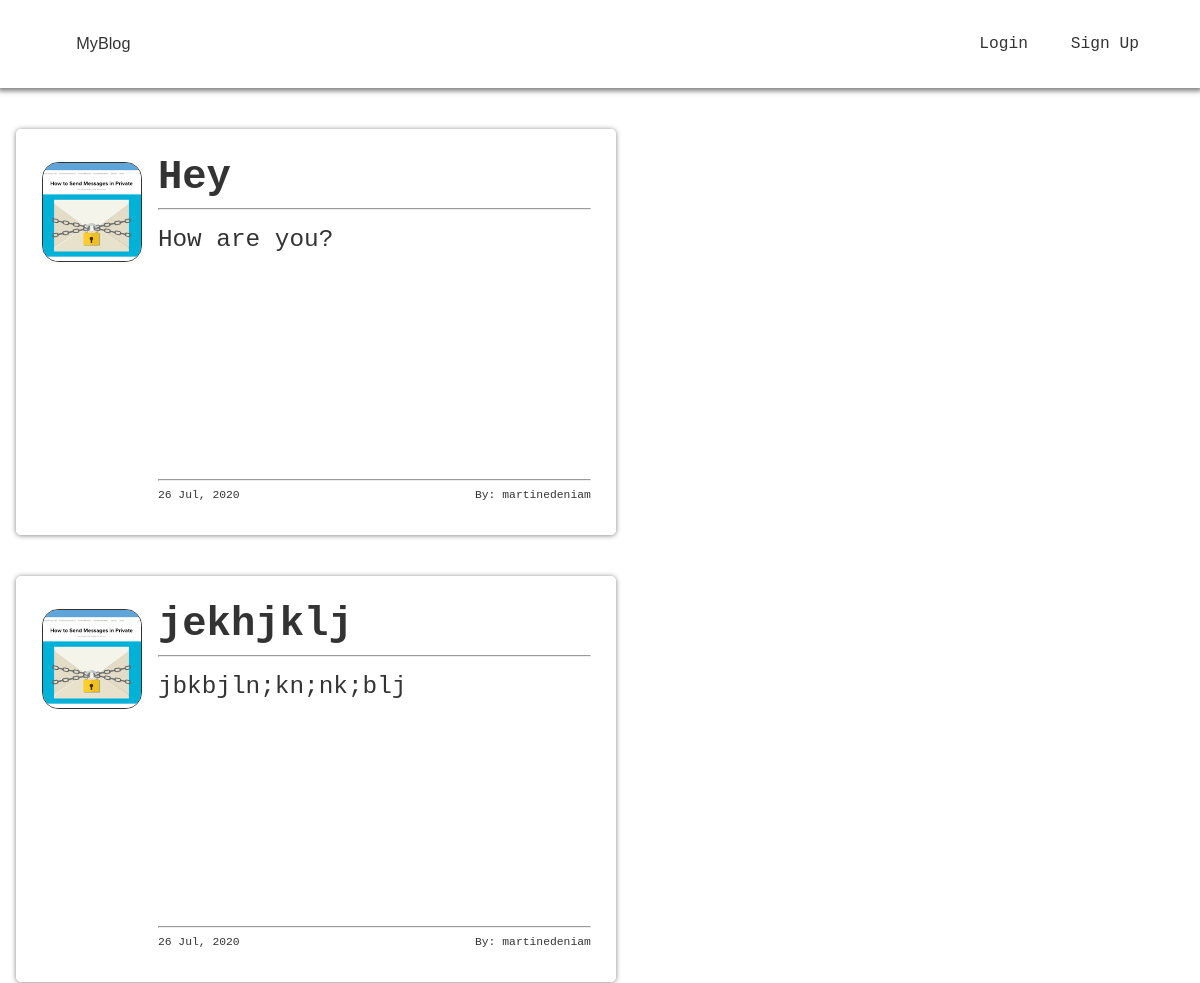
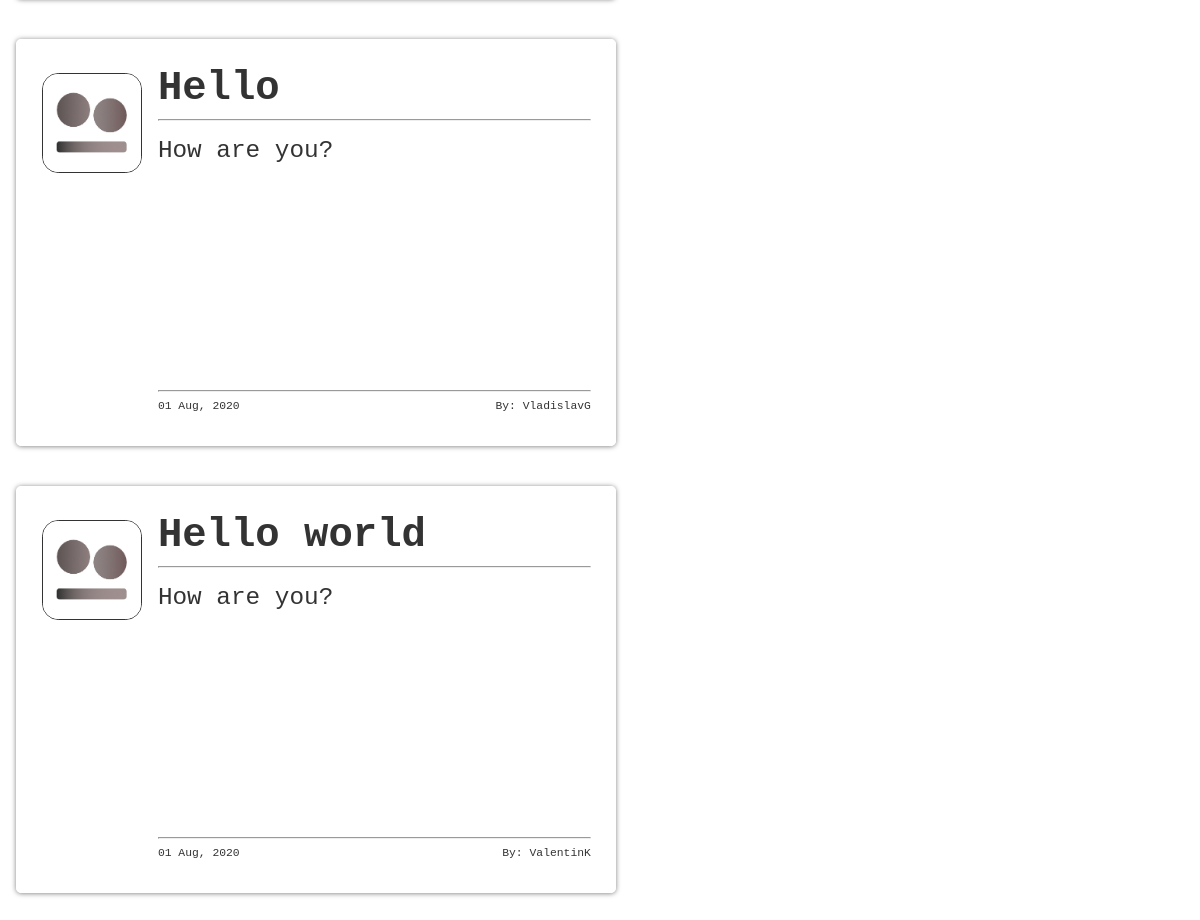
The page / on the database its author committed (2 pictures, top to bottom).
### posts/models.py (models this page shows, shortened)
class post(models.Model):
    title = models.CharField(max_length=100)
    content = models.TextField()
    date_posted = models.DateTimeField(default=timezone.now)
    author = models.ForeignKey(User, on_delete=models.CASCADE)

### users/models.py (models this page shows, shortened)
class profile(models.Model):
    user = models.OneToOneField(User, on_delete=models.CASCADE)
    image = models.ImageField(default="default.jpg", upload_to="profiles_pics")

### posts/views.py (the view)
# urls.py: path('', homePage, name='posts-home'),
def homePage(request):
    template_name = "posts/home.html"
    context = {'posts': post.objects.all()}
    return render(request, template_name, context)

### posts/templates/posts/home.html (shortened to what this page needs)
{% extends "posts/base.html" %} {% block content %}  {% for post in posts %}
<div class="post-container">
  <img src="{{ post.author.profile.image.url }}" alt="" class="post-picture" />
  <div class="posts">
    <h2 class="post-title">{{ post.title }}</h2>
    <hr />
    <p class="post-content">{{ post.content }}</p>
    <hr />
    <div class="post-footer">
      <p class="post-date">{{ post.date_posted|date:'d M, Y'}}</p>
      <p class="post-author">By: {{ post.author }}</p>
    </div>
  </div>
</div>
{% endfor %} {% endblock content %}

### posts/templates/posts/base.html (shortened to what this page needs)
{% load static %}
<!DOCTYPE html>
<html lang="en">
  <head>
    <link rel="stylesheet" href="{% static 'posts/general.css' %}" />
  </head>
  <body>
    <header>
      <nav>
        <div id="logo-div">
          <a id="logo-a" href="{% url 'posts-home' %}">MyBlog</a>
        </div>
        <ul class="nav-links">
          {% if user.is_authenticated %}
          <li class="nav-link">
            <a class="nav-link-a" href="{% url 'users-profile' %}">Profile</a>
          </li>
          <li class="nav-link">
            <a class="nav-link-a" href="{% url 'logout' %}">Log out</a>
          </li>
          {% else %}
          <li class="nav-link">
            <a class="nav-link-a" href="{% url 'login' %}">Login</a>
          </li>
          <li class="nav-link">
            <a class="nav-link-a" href="{% url 'users-register' %}">Sign Up</a>
          </li>
          {% endif %}
        </ul>
      </nav>
    </header>
    <main>
      {% block content %} {% endblock content %}
    </main>
  </body>
</html>

### posts/static/posts/general.css (style rules this page uses)
* { -webkit-box-sizing: border-box; box-sizing: border-box; padding: 0; margin: 0; font-family: monospace; }
html { font-size: 62.5%; }
main { overflow: hidden; }
header { min-height: 11vh; position: -webkit-sticky; position: sticky; top: 0; left: 0; background: white; padding: 2rem 0rem; width: 100%; display: -webkit-box; display: -ms-flexbox; display: flex; -webkit-box-orient: horizontal; -webkit-box-direction: normal; -ms-flex-direction: row; flex-direction: row; -webkit-box-pack: center; -ms-flex-pack: center; justify-content: center; -webkit-box-align: center; -ms-flex-align: center; align-items: center; -webkit-box-shadow: 0px 1px 5px 2px rgba(0, 0, 0, 0.5); box-shadow: 0px 1px 5px 2px rgba(0, 0, 0, 0.5); }
nav { display: -webkit-box; display: -ms-flexbox; display: flex; -webkit-box-orient: horizontal; -webkit-box-direction: normal; -ms-flex-direction: row; flex-direction: row; -webkit-box-pack: center; -ms-flex-pack: center; justify-content: center; -webkit-box-align: center; -ms-flex-align: center; align-items: center; width: 90%; }
#logo-div { -webkit-box-flex: 1; -ms-flex: 1 1 40rem; flex: 1 1 40rem; }
#logo-a { padding: 1.5rem 2rem; font-family: "Trebuchet MS", "Lucida Sans Unicode", "Lucida Grande", "Lucida Sans", Arial, sans-serif; font-size: 2rem; color: rgba(0, 0, 0, 0.8); text-decoration: none; }
.nav-links { display: -webkit-box; display: -ms-flexbox; display: flex; -webkit-box-orient: horizontal; -webkit-box-direction: normal; -ms-flex-direction: row; flex-direction: row; -webkit-box-pack: justify; -ms-flex-pack: justify; justify-content: space-between; -webkit-box-align: center; -ms-flex-align: center; align-items: center; list-style: none; font-size: 2rem; }
.nav-link-a { color: rgba(0, 0, 0, 0.8); text-decoration: none; padding: 1.5rem 0rem 1.5rem 5rem; border: 1px rgba(0, 0, 0, 0) solid; border-radius: 1rem; cursor: pointer; }
.post-container { margin: 5rem 2rem; padding: 3rem; border: 0.5px white solid; -webkit-box-shadow: 0px 0.5px 5px rgba(0, 0, 0, 0.5); box-shadow: 0px 0.5px 5px rgba(0, 0, 0, 0.5); border-radius: 5px; color: rgba(0, 0, 0, 0.8); width: 50%; min-height: 50rem; display: -webkit-box; display: -ms-flexbox; display: flex; -webkit-box-orient: horizontal; -webkit-box-direction: normal; -ms-flex-direction: row; flex-direction: row; -webkit-box-pack: justify; -ms-flex-pack: justify; justify-content: space-between; -webkit-box-align: top; -ms-flex-align: top; align-items: top; }
.post-picture { -o-object-position: center; object-position: center; -o-object-fit: cover; object-fit: cover; border-radius: 2rem; height: 100px; width: 100px; border: 0.5px rgba(0, 0, 0, 0.8) solid; margin: 1rem 2rem 0 0; }
.posts { display: -webkit-box; display: -ms-flexbox; display: flex; -webkit-box-orient: vertical; -webkit-box-direction: normal; -ms-flex-direction: column; flex-direction: column; -webkit-box-pack: justify; -ms-flex-pack: justify; justify-content: space-between; -webkit-box-align: left; -ms-flex-align: left; align-items: left; -webkit-box-flex: 1; -ms-flex: 1 1 40rem; flex: 1 1 40rem; }
.post-title { font-size: 5rem; margin: 0 0 1rem 0; }
.post-content { -webkit-box-flex: 1; -ms-flex: 1 1 20rem; flex: 1 1 20rem; font-size: 3rem; margin: 2rem 0rem; }
.post-footer { display: -webkit-box; display: -ms-flexbox; display: flex; -webkit-box-orient: horizontal; -webkit-box-direction: normal; -ms-flex-direction: row; flex-direction: row; -webkit-box-pack: justify; -ms-flex-pack: justify; justify-content: space-between; -webkit-box-align: center; -ms-flex-align: center; align-items: center; margin: 1rem 0rem; font-size: 1.4rem; }

### rows shown on the page
post: author.profile.image (picture), title "Hey", content "How are you?", date_posted "26 Jul, 2020", author "martinedeniam"
post: author.profile.image (picture), title "jekhjklj", content "jbkbjln;kn;nk;blj", date_posted "26 Jul, 2020", author "martinedeniam"
post: author.profile.image (placeholder picture), title "Hello", content "How are you?", date_posted "01 Aug, 2020", author "VladislavG"
post: author.profile.image (placeholder picture), title "Hello world", content "How are you?", date_posted "01 Aug, 2020", author "ValentinK"
